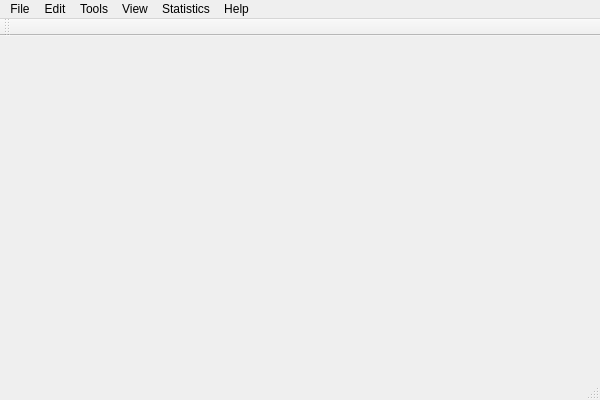
<?xml version="1.0" encoding="UTF-8"?>
<ui version="4.0">
 <class>MainWindow</class>
 <widget class="QMainWindow" name="MainWindow">
  <property name="geometry">
   <rect>
    <x>0</x>
    <y>0</y>
    <width>600</width>
    <height>400</height>
   </rect>
  </property>
  <property name="windowTitle">
   <string>Qt Image Toolbox</string>
  </property>
  <widget class="QWidget" name="centralWidget"/>
  <widget class="QMenuBar" name="menuBar">
   <property name="geometry">
    <rect>
     <x>0</x>
     <y>0</y>
     <width>600</width>
     <height>21</height>
    </rect>
   </property>
   <widget class="QMenu" name="menuFile">
    <property name="title">
     <string>File</string>
    </property>
    <addaction name="actionOpen"/>
    <addaction name="actionSave_As"/>
    <addaction name="separator"/>
    <addaction name="actionExit"/>
   </widget>
   <widget class="QMenu" name="menuTools">
    <property name="title">
     <string>Tools</string>
    </property>
    <widget class="QMenu" name="menuFlip">
     <property name="enabled">
      <bool>true</bool>
     </property>
     <property name="title">
      <string>Flip</string>
     </property>
     <addaction name="actionFlip_Horizontally"/>
     <addaction name="actionFlip_Vertically"/>
    </widget>
    <widget class="QMenu" name="menuGenerate">
     <property name="title">
      <string>Generate</string>
     </property>
     <addaction name="actionAdd_Noise"/>
     <addaction name="actionRandomize_Colors"/>
     <addaction name="actionRandom_Pixel_Image"/>
     <addaction name="actionSine_Image"/>
     <addaction name="actionSingle_Color_Image"/>
    </widget>
    <widget class="QMenu" name="menuTransforms">
     <property name="title">
      <string>Transforms</string>
     </property>
     <addaction name="actionRotate"/>
    </widget>
    <addaction name="actionBinarize"/>
    <addaction name="actionAdjust_Colors"/>
    <addaction name="actionBlend"/>
    <addaction name="actionConvert"/>
    <addaction name="actionConvolve"/>
    <addaction name="menuFlip"/>
    <addaction name="menuGenerate"/>
    <addaction name="actionGrayscale"/>
    <addaction name="actionNegative"/>
    <addaction name="actionNormalize"/>
    <addaction name="actionPixelate"/>
    <addaction name="actionResize"/>
    <addaction name="actionSepia"/>
    <addaction name="menuTransforms"/>
   </widget>
   <widget class="QMenu" name="menuView">
    <property name="title">
     <string>View</string>
    </property>
    <addaction name="actionFit_to_Window"/>
    <addaction name="actionOriginal_Size"/>
    <addaction name="actionZoom_In"/>
    <addaction name="actionZoom_Out"/>
   </widget>
   <widget class="QMenu" name="menuHelp">
    <property name="title">
     <string>Help</string>
    </property>
    <addaction name="actionShow_Help"/>
    <addaction name="actionAbout"/>
    <addaction name="actionAbout_Qt"/>
   </widget>
   <widget class="QMenu" name="menuStatistics">
    <property name="title">
     <string>Statistics</string>
    </property>
    <addaction name="actionHistogram"/>
    <addaction name="actionPixel_Count"/>
    <addaction name="actionUnique_Colors"/>
   </widget>
   <widget class="QMenu" name="menuEdit">
    <property name="title">
     <string>Edit</string>
    </property>
    <addaction name="actionUndo"/>
    <addaction name="actionRedo"/>
    <addaction name="separator"/>
    <addaction name="actionCut"/>
    <addaction name="actionCopy"/>
    <addaction name="actionPaste"/>
   </widget>
   <addaction name="menuFile"/>
   <addaction name="menuEdit"/>
   <addaction name="menuTools"/>
   <addaction name="menuView"/>
   <addaction name="menuStatistics"/>
   <addaction name="menuHelp"/>
  </widget>
  <widget class="QToolBar" name="mainToolBar">
   <attribute name="toolBarArea">
    <enum>TopToolBarArea</enum>
   </attribute>
   <attribute name="toolBarBreak">
    <bool>false</bool>
   </attribute>
  </widget>
  <widget class="QStatusBar" name="statusBar"/>
  <action name="actionOpen">
   <property name="text">
    <string>Open</string>
   </property>
   <property name="shortcut">
    <string>Ctrl+O</string>
   </property>
  </action>
  <action name="actionExit">
   <property name="text">
    <string>Exit</string>
   </property>
   <property name="shortcut">
    <string>Ctrl+Q</string>
   </property>
  </action>
  <action name="actionOpen_Camera">
   <property name="text">
    <string>Open Camera</string>
   </property>
  </action>
  <action name="actionClose_Camera">
   <property name="text">
    <string>Close Camera</string>
   </property>
  </action>
  <action name="actionFit_to_Window">
   <property name="checkable">
    <bool>true</bool>
   </property>
   <property name="text">
    <string>Fit to Window</string>
   </property>
   <property name="shortcut">
    <string>Ctrl+F</string>
   </property>
  </action>
  <action name="actionGrayscale">
   <property name="enabled">
    <bool>false</bool>
   </property>
   <property name="text">
    <string>Grayscale</string>
   </property>
  </action>
  <action name="actionNegative">
   <property name="enabled">
    <bool>false</bool>
   </property>
   <property name="text">
    <string>Negative</string>
   </property>
  </action>
  <action name="actionSepia">
   <property name="enabled">
    <bool>false</bool>
   </property>
   <property name="text">
    <string>Sepia</string>
   </property>
  </action>
  <action name="actionCanny">
   <property name="text">
    <string>Canny</string>
   </property>
  </action>
  <action name="actionBinarize">
   <property name="enabled">
    <bool>false</bool>
   </property>
   <property name="text">
    <string>Binarize</string>
   </property>
  </action>
  <action name="actionFlip_Horizontally">
   <property name="enabled">
    <bool>false</bool>
   </property>
   <property name="text">
    <string>Horizontally</string>
   </property>
  </action>
  <action name="actionFlip_Vertically">
   <property name="enabled">
    <bool>false</bool>
   </property>
   <property name="text">
    <string>Vertically</string>
   </property>
  </action>
  <action name="actionRandom_Pixel_Image">
   <property name="text">
    <string>Random Pixel Image</string>
   </property>
  </action>
  <action name="actionSine_Image">
   <property name="text">
    <string>Sine Image</string>
   </property>
  </action>
  <action name="actionResize">
   <property name="enabled">
    <bool>false</bool>
   </property>
   <property name="text">
    <string>Resize</string>
   </property>
   <property name="toolTip">
    <string>Resize</string>
   </property>
  </action>
  <action name="actionConvert">
   <property name="text">
    <string>Convert</string>
   </property>
  </action>
  <action name="actionZoom_In">
   <property name="enabled">
    <bool>false</bool>
   </property>
   <property name="text">
    <string>Zoom In</string>
   </property>
   <property name="shortcut">
    <string>+</string>
   </property>
  </action>
  <action name="actionZoom_Out">
   <property name="enabled">
    <bool>false</bool>
   </property>
   <property name="text">
    <string>Zoom Out</string>
   </property>
   <property name="shortcut">
    <string>-</string>
   </property>
  </action>
  <action name="actionOriginal_Size">
   <property name="text">
    <string>Original Size</string>
   </property>
  </action>
  <action name="actionSave_As">
   <property name="enabled">
    <bool>true</bool>
   </property>
   <property name="text">
    <string>Save As</string>
   </property>
   <property name="shortcut">
    <string>Ctrl+S</string>
   </property>
  </action>
  <action name="actionShow_Help">
   <property name="text">
    <string>Show Help</string>
   </property>
  </action>
  <action name="actionAbout">
   <property name="text">
    <string>About</string>
   </property>
  </action>
  <action name="actionUnique_Colors">
   <property name="enabled">
    <bool>false</bool>
   </property>
   <property name="text">
    <string>Unique Colors</string>
   </property>
  </action>
  <action name="actionCanny">
   <property name="text">
    <string>Canny</string>
   </property>
  </action>
  <action name="actionHistogram">
   <property name="enabled">
    <bool>false</bool>
   </property>
   <property name="text">
    <string>Histogram</string>
   </property>
  </action>
  <action name="actionAbout_Qt">
   <property name="text">
    <string>About Qt</string>
   </property>
  </action>
  <action name="actionBlend">
   <property name="text">
    <string>Blend</string>
   </property>
  </action>
  <action name="actionUndo">
   <property name="text">
    <string>Undo</string>
   </property>
   <property name="shortcut">
    <string>Ctrl+Z</string>
   </property>
  </action>
  <action name="actionRedo">
   <property name="text">
    <string>Redo</string>
   </property>
   <property name="shortcut">
    <string>Ctrl+Y</string>
   </property>
  </action>
  <action name="actionAdd_Noise">
   <property name="enabled">
    <bool>false</bool>
   </property>
   <property name="text">
    <string>Add Noise</string>
   </property>
  </action>
  <action name="actionPixel_Count">
   <property name="enabled">
    <bool>false</bool>
   </property>
   <property name="text">
    <string>Pixel Count</string>
   </property>
  </action>
  <action name="actionNormalize">
   <property name="enabled">
    <bool>false</bool>
   </property>
   <property name="text">
    <string>Normalize</string>
   </property>
  </action>
  <action name="actionAdjust_Colors">
   <property name="enabled">
    <bool>false</bool>
   </property>
   <property name="text">
    <string>Adjust Colors</string>
   </property>
  </action>
  <action name="actionConvolve">
   <property name="enabled">
    <bool>false</bool>
   </property>
   <property name="text">
    <string>Convolve</string>
   </property>
  </action>
  <action name="actionCut">
   <property name="text">
    <string>Cut</string>
   </property>
   <property name="shortcut">
    <string>Ctrl+X</string>
   </property>
  </action>
  <action name="actionCopy">
   <property name="text">
    <string>Copy</string>
   </property>
   <property name="shortcut">
    <string>Ctrl+C</string>
   </property>
  </action>
  <action name="actionPaste">
   <property name="text">
    <string>Paste</string>
   </property>
   <property name="shortcut">
    <string>Ctrl+V</string>
   </property>
  </action>
  <action name="actionSingle_Color_Image">
   <property name="text">
    <string>Single Color Image</string>
   </property>
  </action>
  <action name="actionTake_Picture">
   <property name="text">
    <string>Take Picture</string>
   </property>
  </action>
  <action name="actionRandomize_Colors">
   <property name="enabled">
    <bool>false</bool>
   </property>
   <property name="text">
    <string>Randomize Colors</string>
   </property>
  </action>
  <action name="actionPixelate">
   <property name="enabled">
    <bool>false</bool>
   </property>
   <property name="text">
    <string>Pixelate</string>
   </property>
  </action>
  <action name="actionRotate">
   <property name="enabled">
    <bool>false</bool>
   </property>
   <property name="text">
    <string>Rotate</string>
   </property>
  </action>
 </widget>
 <layoutdefault spacing="6" margin="11"/>
 <resources/>
 <connections/>
</ui>
